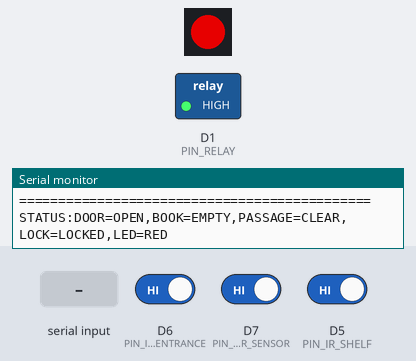
This sketch was run on a simulated ESP8266 (NodeMCU). Parts: 1 RGB LEDs in strip order, left to right, switched loads named in the sketch (green lamp = pin HIGH), the last lines printed to the serial monitor. Inputs (shaded band) come from the test bench; at power-on: D5 (PIN_IR_SHELF) HIGH, D6 (PIN_IR_ENTRANCE) HIGH, D7 (PIN_DOOR_SENSOR) HIGH. Dim RGB values are drawn brighter than linear.

Above: at 2.0 s.
2.1 s: D5 (PIN_IR_SHELF) driven LOW
At 3.0 s:
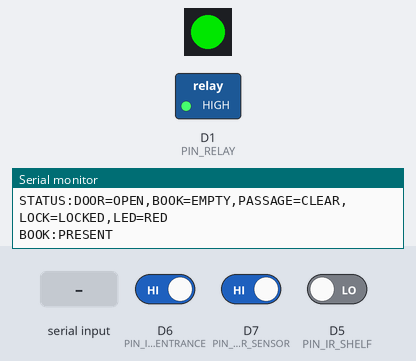
3.6 s: "UNLOCK:1\n" received over Serial
At 4.4 s:
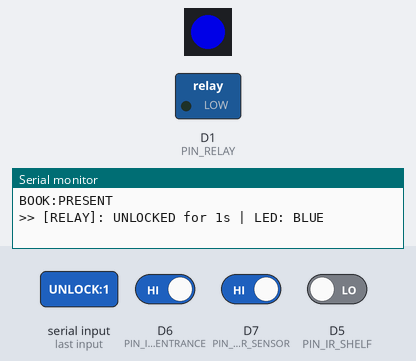
10.6 s: "UNLOCK:150\n" received over Serial
At 12.0 s:
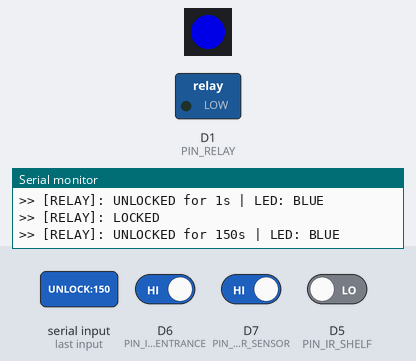
Timing chart, 0 to 13.1 s (numbered marks = the images above; inputs shaded):
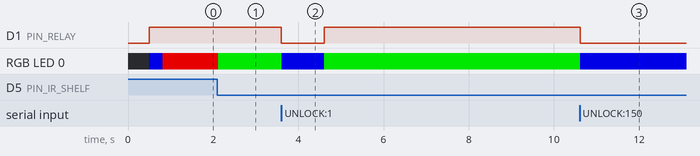

Measured:
- after the input at 2.1 s, RGB LED 0: RGB(180, 0, 0) → RGB(0, 180, 0) at once
- after the input at 3.6 s, D1 (PIN_RELAY): HIGH → LOW at once, → HIGH 1.0 s later; RGB LED 0: RGB(0, 180, 0) → RGB(0, 0, 180) at once, → RGB(0, 180, 0) 1.0 s later
- after the input at 10.6 s, D1 (PIN_RELAY): HIGH → LOW at once; RGB LED 0: RGB(0, 180, 0) → RGB(0, 0, 180) at once

The sketch:

esp8266_firmware.ino
```cpp
#include <Arduino.h>
#include <stdint.h>
#include <Adafruit_NeoPixel.h>
#include <ESP8266WiFi.h>
#include <ESP8266WebServer.h>

#ifndef D1
#define D1 5
#define D2 4
#define D5 14
#define D6 12
#define D7 13
#endif

const char* WIFI_SSID     = "";
const char* WIFI_PASSWORD = "";

#define PIN_RELAY         D1
#define PIN_RGB_DIN       D2
#define PIN_IR_SHELF      D5
#define PIN_IR_ENTRANCE   D6
#define PIN_DOOR_SENSOR   D7

#define NUM_LEDS          1
#define DEFAULT_UNLOCK_MS 4000

#define RELAY_ON          LOW
#define RELAY_OFF         HIGH

Adafruit_NeoPixel rgb(NUM_LEDS, PIN_RGB_DIN, NEO_GRB + NEO_KHZ800);
ESP8266WebServer server(80);

bool wifiEnabled = false;
bool isUnlocked = false;
unsigned long unlockStartTime = 0;
unsigned long unlockDuration = DEFAULT_UNLOCK_MS;

bool lastDoorOpen = false;
bool lastBookPresent = false;
bool lastPassage = false;

enum LedMode {
  LED_MODE_AUTO,
  LED_MODE_MANUAL_BLUE,
  LED_MODE_MANUAL_GREEN,
  LED_MODE_MANUAL_RED
};

LedMode currentLedMode = LED_MODE_AUTO;
String serialBuffer = "";

void setRgbColor(uint8_t r, uint8_t g, uint8_t b) {
  rgb.setPixelColor(0, rgb.Color(r, g, b));
  rgb.show();
}

bool readDoorOpen() {
  return digitalRead(PIN_DOOR_SENSOR) == HIGH;
}

bool readBookPresent() {
  return digitalRead(PIN_IR_SHELF) == LOW;
}

bool readEntrancePassage() {
  return digitalRead(PIN_IR_ENTRANCE) == LOW;
}

void updateLedState() {
  if (isUnlocked || currentLedMode == LED_MODE_MANUAL_BLUE) {
    setRgbColor(0, 0, 255);
  } else if (currentLedMode == LED_MODE_MANUAL_GREEN) {
    setRgbColor(0, 255, 0);
  } else if (currentLedMode == LED_MODE_MANUAL_RED) {
    setRgbColor(255, 0, 0);
  } else {
    bool present = readBookPresent();
    if (present) {
      setRgbColor(0, 255, 0);
    } else {
      setRgbColor(255, 0, 0);
    }
  }
}

void unlockLocker(unsigned long durationMs = DEFAULT_UNLOCK_MS) {
  digitalWrite(PIN_RELAY, RELAY_ON);
  isUnlocked = true;
  unlockStartTime = millis();
  unlockDuration = durationMs;
  updateLedState();
  Serial.print(">> [RELAY]: UNLOCKED for ");
  Serial.print(durationMs / 1000);
  Serial.println("s | LED: BLUE");
}

void lockLocker() {
  digitalWrite(PIN_RELAY, RELAY_OFF);
  isUnlocked = false;
  currentLedMode = LED_MODE_AUTO;
  updateLedState();
  Serial.println(">> [RELAY]: LOCKED");
}

void sendFullStatus() {
  bool door = readDoorOpen();
  bool book = readBookPresent();
  bool passage = readEntrancePassage();
  Serial.print("STATUS:DOOR=");
  Serial.print(door ? "OPEN" : "CLOSED");
  Serial.print(",BOOK=");
  Serial.print(book ? "PRESENT" : "EMPTY");
  Serial.print(",PASSAGE=");
  Serial.print(passage ? "DETECTED" : "CLEAR");
  Serial.print(",LOCK=");
  Serial.print(isUnlocked ? "UNLOCKED" : "LOCKED");
  Serial.print(",LED=");
  if (isUnlocked || currentLedMode == LED_MODE_MANUAL_BLUE) Serial.print("BLUE");
  else if (book) Serial.print("GREEN");
  else Serial.print("RED");
  Serial.println();
}

void processCommand(String cmd) {
  cmd.trim();
  String upperCmd = cmd;
  upperCmd.toUpperCase();

  if (upperCmd.startsWith("UNLOCK")) {
    unsigned long dur = DEFAULT_UNLOCK_MS;
    int firstColon = upperCmd.indexOf(':');
    if (firstColon != -1) {
      int secondColon = upperCmd.indexOf(':', firstColon + 1);
      if (secondColon != -1) {
        int s = upperCmd.substring(secondColon + 1).toInt();
        if (s > 0) dur = (unsigned long)s * 1000;
      } else {
        int s = upperCmd.substring(firstColon + 1).toInt();
        if (s > 0) dur = (unsigned long)s * 1000;
      }
    }
    unlockLocker(dur);
    return;
  }

  if (upperCmd == "LOCK") {
    lockLocker();
    return;
  }

  if (upperCmd == "LED:BLUE") {
    currentLedMode = LED_MODE_MANUAL_BLUE;
    updateLedState();
    return;
  }

  if (upperCmd == "LED:GREEN") {
    currentLedMode = LED_MODE_MANUAL_GREEN;
    updateLedState();
    return;
  }

  if (upperCmd == "LED:RED") {
    currentLedMode = LED_MODE_MANUAL_RED;
    updateLedState();
    return;
  }

  if (upperCmd == "LED:AUTO") {
    currentLedMode = LED_MODE_AUTO;
    updateLedState();
    return;
  }

  if (upperCmd == "STATUS" || upperCmd == "PING") {
    sendFullStatus();
    return;
  }
}

void handleHttpUnlock() {
  unsigned long duration = DEFAULT_UNLOCK_MS;
  if (server.hasArg("duration")) {
    int s = server.arg("duration").toInt();
    if (s > 0) duration = (unsigned long)s * 1000;
  }
  unlockLocker(duration);
  server.send(200, "application/json", "{\"success\":true,\"state\":\"unlocked\"}");
}

void handleHttpLock() {
  lockLocker();
  server.send(200, "application/json", "{\"success\":true,\"state\":\"locked\"}");
}

void handleHttpStatus() {
  bool door = readDoorOpen();
  bool book = readBookPresent();
  bool passage = readEntrancePassage();
  String json = "{";
  json += "\"lock\":\"" + String(isUnlocked ? "unlocked" : "locked") + "\",";
  json += "\"door\":\"" + String(door ? "open" : "closed") + "\",";
  json += "\"book\":\"" + String(book ? "present" : "empty") + "\",";
  json += "\"passage\":\"" + String(passage ? "detected" : "clear") + "\"}";
  server.send(200, "application/json", json);
}

void setup() {
  Serial.begin(115200);
  delay(500);

  pinMode(PIN_RELAY, OUTPUT);
  digitalWrite(PIN_RELAY, RELAY_OFF);

  pinMode(PIN_DOOR_SENSOR, INPUT_PULLUP);
  pinMode(PIN_IR_SHELF, INPUT_PULLUP);
  pinMode(PIN_IR_ENTRANCE, INPUT_PULLUP);

  rgb.begin();
  rgb.setBrightness(180);
  setRgbColor(0, 0, 255);
  delay(300);

  updateLedState();

  Serial.println("\n=============================================");
  Serial.println("  SMARTLOCKER CONTROLLER ONLINE (USB RFID)  ");
  Serial.println("=============================================");

  if (WIFI_SSID != NULL && strlen(WIFI_SSID) > 0) {
    WiFi.mode(WIFI_STA);
    WiFi.begin(WIFI_SSID, WIFI_PASSWORD);
    int attempts = 0;
    while (WiFi.status() != WL_CONNECTED && attempts < 25) {
      delay(400);
      Serial.print(".");
      attempts++;
    }
    if (WiFi.status() == WL_CONNECTED) {
      wifiEnabled = true;
      Serial.print("\n>> WiFi Connected! IP: http://");
      Serial.println(WiFi.localIP());
      server.on("/unlock", handleHttpUnlock);
      server.on("/lock", handleHttpLock);
      server.on("/status", handleHttpStatus);
      server.begin();
    }
  }

  lastDoorOpen = readDoorOpen();
  lastBookPresent = readBookPresent();
  lastPassage = readEntrancePassage();

  sendFullStatus();
}

void loop() {
  if (wifiEnabled) {
    server.handleClient();
  }

  while (Serial.available() > 0) {
    char c = Serial.read();
    if (c == '\n' || c == '\r') {
      if (serialBuffer.length() > 0) {
        serialBuffer.trim();
        processCommand(serialBuffer);
        serialBuffer = "";
      }
    } else {
      serialBuffer += c;
    }
  }

  if (isUnlocked && (millis() - unlockStartTime >= unlockDuration)) {
    lockLocker();
  }

  bool curDoorOpen = readDoorOpen();
  if (curDoorOpen != lastDoorOpen) {
    lastDoorOpen = curDoorOpen;
    Serial.print("DOOR:");
    Serial.println(curDoorOpen ? "OPEN" : "CLOSED");
  }

  bool curBookPresent = readBookPresent();
  if (curBookPresent != lastBookPresent) {
    lastBookPresent = curBookPresent;
    Serial.print("BOOK:");
    Serial.println(curBookPresent ? "PRESENT" : "EMPTY");
    updateLedState();
  }

  bool curPassage = readEntrancePassage();
  if (curPassage != lastPassage) {
    lastPassage = curPassage;
    if (curPassage) {
      Serial.println("PASSAGE:DETECTED");
    }
  }

  delay(25);
}
```
